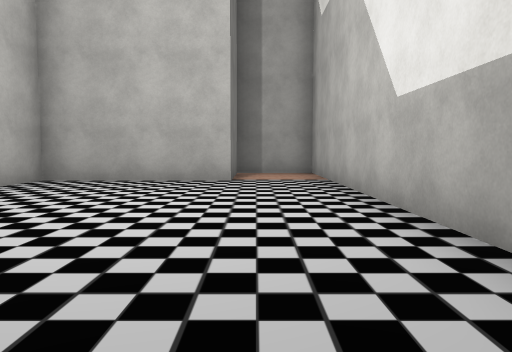
[1] (above)

12 first-person views from a walk through a Unity game level. The camera is 1.2 m above the floor, tilts 4° down and sees 70° across. The floor is counted in squares, 2 m on a side. Each view is taken from the middle of a square. On the plan, view 1 faces up. The plan holds only what a view shows up to about 10 squares ahead; the rest is blank. The player character is not drawn. Some surface patterns are stand-ins.

[2]
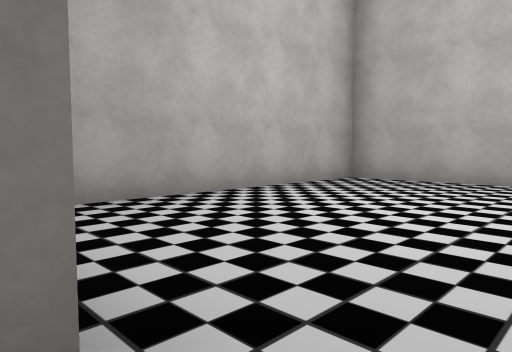

[3]
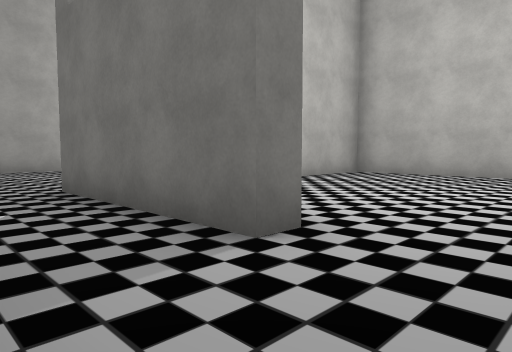

[4]
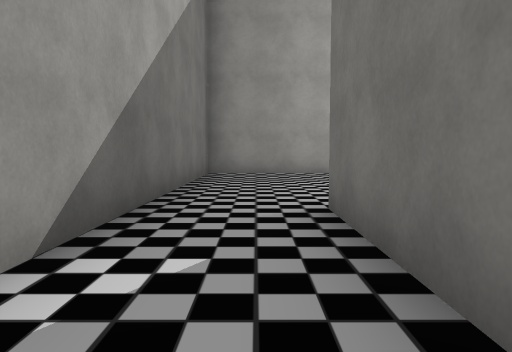

[5]
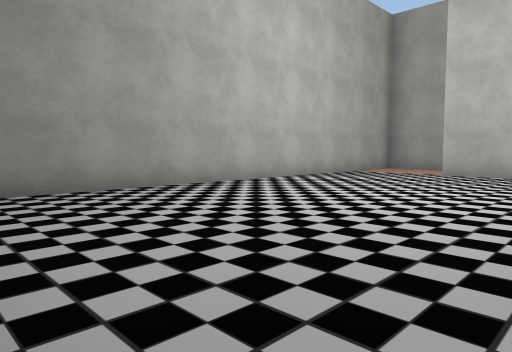

[6]
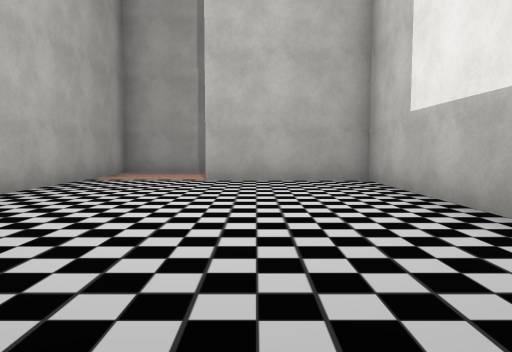

[7]
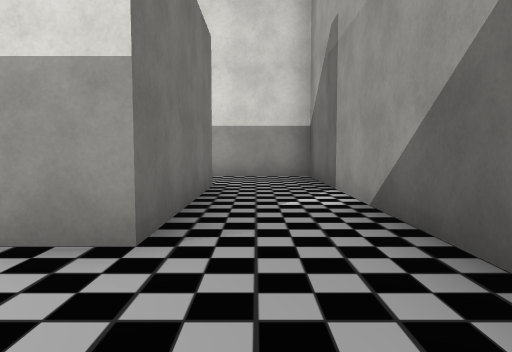

[8]
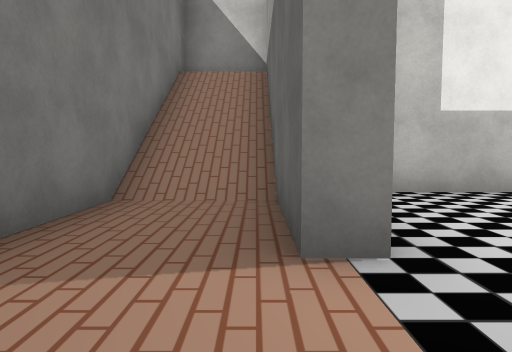

[9]
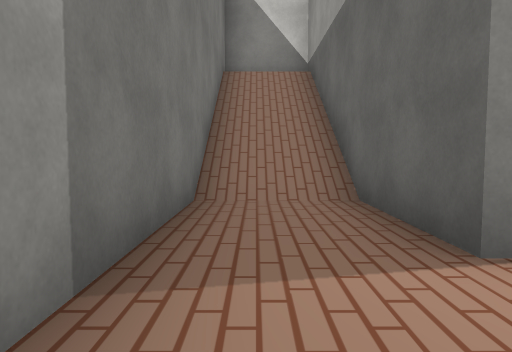

[10]
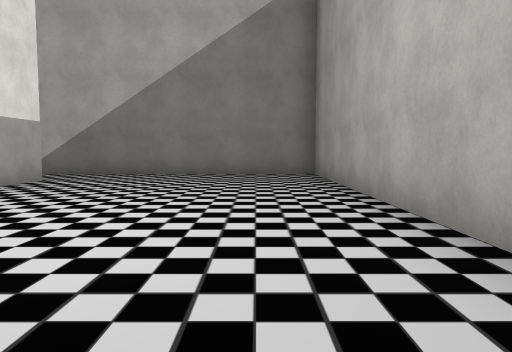

[11]
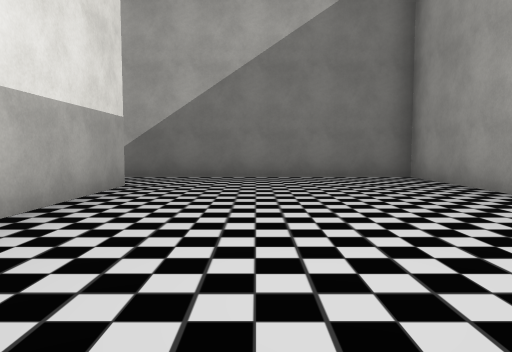

[12]
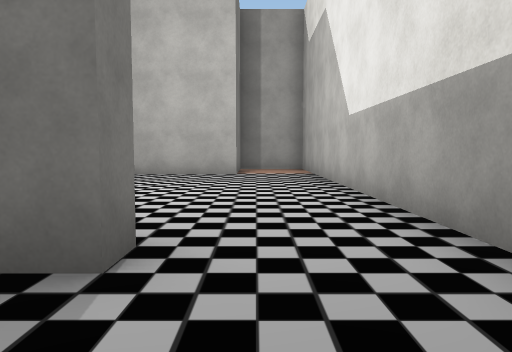

### Floor plan
Key: @ floor where view 1 was taken; # wall or solid block; . floor; / step, stairs or slope.
Columns run from 11 left of view 1 to 2 right of it. Each row starts with its distance up from view 1.
 10 ##############
  9 #.....////#..#
  8 #..########..#
  7 #......#.....#
  6 #......#.....#
  5 #......#.....#
  4 #......#.....#
  3 #......#.....#
  2 #......#.....#
  1 #......#.....#
  0 #......####@.#
 -1 #............#
 -2 #............#
 -3 ##############

Positions as (right, up) in squares from view 1, and headings:
1: (0, 0), facing up
2: (0, 0), facing up-left
3: (1, -2), facing up-left
4: (-1, -1), facing left
5: (-5, -2), facing up-left
6: (-7, 0), facing up
7: (-7, -1), facing right
8: (-10, 8), facing right
9: (-10, 9), facing right
10: (-9, 7), facing down
11: (-7, 6), facing down
12: (0, -2), facing up
